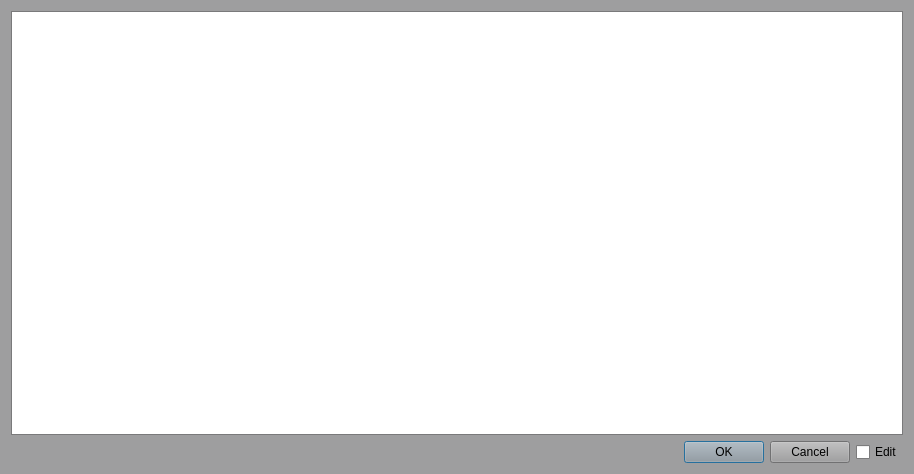
<?xml version="1.0" encoding="UTF-8"?>
<ui version="4.0">
 <class>ContentDialog</class>
 <widget class="QDialog" name="ContentDialog">
  <property name="geometry">
   <rect>
    <x>0</x>
    <y>0</y>
    <width>914</width>
    <height>474</height>
   </rect>
  </property>
  <property name="palette">
   <palette>
    <active>
     <colorrole role="WindowText">
      <brush brushstyle="SolidPattern">
       <color alpha="255">
        <red>0</red>
        <green>0</green>
        <blue>0</blue>
       </color>
      </brush>
     </colorrole>
     <colorrole role="Button">
      <brush brushstyle="SolidPattern">
       <color alpha="255">
        <red>158</red>
        <green>158</green>
        <blue>159</blue>
       </color>
      </brush>
     </colorrole>
     <colorrole role="Light">
      <brush brushstyle="SolidPattern">
       <color alpha="255">
        <red>237</red>
        <green>237</green>
        <blue>239</blue>
       </color>
      </brush>
     </colorrole>
     <colorrole role="Midlight">
      <brush brushstyle="SolidPattern">
       <color alpha="255">
        <red>197</red>
        <green>197</green>
        <blue>199</blue>
       </color>
      </brush>
     </colorrole>
     <colorrole role="Dark">
      <brush brushstyle="SolidPattern">
       <color alpha="255">
        <red>79</red>
        <green>79</green>
        <blue>79</blue>
       </color>
      </brush>
     </colorrole>
     <colorrole role="Mid">
      <brush brushstyle="SolidPattern">
       <color alpha="255">
        <red>105</red>
        <green>105</green>
        <blue>106</blue>
       </color>
      </brush>
     </colorrole>
     <colorrole role="Text">
      <brush brushstyle="SolidPattern">
       <color alpha="255">
        <red>0</red>
        <green>0</green>
        <blue>0</blue>
       </color>
      </brush>
     </colorrole>
     <colorrole role="BrightText">
      <brush brushstyle="SolidPattern">
       <color alpha="255">
        <red>255</red>
        <green>255</green>
        <blue>255</blue>
       </color>
      </brush>
     </colorrole>
     <colorrole role="ButtonText">
      <brush brushstyle="SolidPattern">
       <color alpha="255">
        <red>0</red>
        <green>0</green>
        <blue>0</blue>
       </color>
      </brush>
     </colorrole>
     <colorrole role="Base">
      <brush brushstyle="SolidPattern">
       <color alpha="255">
        <red>255</red>
        <green>255</green>
        <blue>255</blue>
       </color>
      </brush>
     </colorrole>
     <colorrole role="Window">
      <brush brushstyle="SolidPattern">
       <color alpha="255">
        <red>158</red>
        <green>158</green>
        <blue>159</blue>
       </color>
      </brush>
     </colorrole>
     <colorrole role="Shadow">
      <brush brushstyle="SolidPattern">
       <color alpha="255">
        <red>0</red>
        <green>0</green>
        <blue>0</blue>
       </color>
      </brush>
     </colorrole>
     <colorrole role="AlternateBase">
      <brush brushstyle="SolidPattern">
       <color alpha="255">
        <red>206</red>
        <green>206</green>
        <blue>207</blue>
       </color>
      </brush>
     </colorrole>
     <colorrole role="ToolTipBase">
      <brush brushstyle="SolidPattern">
       <color alpha="255">
        <red>255</red>
        <green>255</green>
        <blue>220</blue>
       </color>
      </brush>
     </colorrole>
     <colorrole role="ToolTipText">
      <brush brushstyle="SolidPattern">
       <color alpha="255">
        <red>0</red>
        <green>0</green>
        <blue>0</blue>
       </color>
      </brush>
     </colorrole>
    </active>
    <inactive>
     <colorrole role="WindowText">
      <brush brushstyle="SolidPattern">
       <color alpha="255">
        <red>0</red>
        <green>0</green>
        <blue>0</blue>
       </color>
      </brush>
     </colorrole>
     <colorrole role="Button">
      <brush brushstyle="SolidPattern">
       <color alpha="255">
        <red>158</red>
        <green>158</green>
        <blue>159</blue>
       </color>
      </brush>
     </colorrole>
     <colorrole role="Light">
      <brush brushstyle="SolidPattern">
       <color alpha="255">
        <red>237</red>
        <green>237</green>
        <blue>239</blue>
       </color>
      </brush>
     </colorrole>
     <colorrole role="Midlight">
      <brush brushstyle="SolidPattern">
       <color alpha="255">
        <red>197</red>
        <green>197</green>
        <blue>199</blue>
       </color>
      </brush>
     </colorrole>
     <colorrole role="Dark">
      <brush brushstyle="SolidPattern">
       <color alpha="255">
        <red>79</red>
        <green>79</green>
        <blue>79</blue>
       </color>
      </brush>
     </colorrole>
     <colorrole role="Mid">
      <brush brushstyle="SolidPattern">
       <color alpha="255">
        <red>105</red>
        <green>105</green>
        <blue>106</blue>
       </color>
      </brush>
     </colorrole>
     <colorrole role="Text">
      <brush brushstyle="SolidPattern">
       <color alpha="255">
        <red>0</red>
        <green>0</green>
        <blue>0</blue>
       </color>
      </brush>
     </colorrole>
     <colorrole role="BrightText">
      <brush brushstyle="SolidPattern">
       <color alpha="255">
        <red>255</red>
        <green>255</green>
        <blue>255</blue>
       </color>
      </brush>
     </colorrole>
     <colorrole role="ButtonText">
      <brush brushstyle="SolidPattern">
       <color alpha="255">
        <red>0</red>
        <green>0</green>
        <blue>0</blue>
       </color>
      </brush>
     </colorrole>
     <colorrole role="Base">
      <brush brushstyle="SolidPattern">
       <color alpha="255">
        <red>255</red>
        <green>255</green>
        <blue>255</blue>
       </color>
      </brush>
     </colorrole>
     <colorrole role="Window">
      <brush brushstyle="SolidPattern">
       <color alpha="255">
        <red>158</red>
        <green>158</green>
        <blue>159</blue>
       </color>
      </brush>
     </colorrole>
     <colorrole role="Shadow">
      <brush brushstyle="SolidPattern">
       <color alpha="255">
        <red>0</red>
        <green>0</green>
        <blue>0</blue>
       </color>
      </brush>
     </colorrole>
     <colorrole role="AlternateBase">
      <brush brushstyle="SolidPattern">
       <color alpha="255">
        <red>206</red>
        <green>206</green>
        <blue>207</blue>
       </color>
      </brush>
     </colorrole>
     <colorrole role="ToolTipBase">
      <brush brushstyle="SolidPattern">
       <color alpha="255">
        <red>255</red>
        <green>255</green>
        <blue>220</blue>
       </color>
      </brush>
     </colorrole>
     <colorrole role="ToolTipText">
      <brush brushstyle="SolidPattern">
       <color alpha="255">
        <red>0</red>
        <green>0</green>
        <blue>0</blue>
       </color>
      </brush>
     </colorrole>
    </inactive>
    <disabled>
     <colorrole role="WindowText">
      <brush brushstyle="SolidPattern">
       <color alpha="255">
        <red>79</red>
        <green>79</green>
        <blue>79</blue>
       </color>
      </brush>
     </colorrole>
     <colorrole role="Button">
      <brush brushstyle="SolidPattern">
       <color alpha="255">
        <red>158</red>
        <green>158</green>
        <blue>159</blue>
       </color>
      </brush>
     </colorrole>
     <colorrole role="Light">
      <brush brushstyle="SolidPattern">
       <color alpha="255">
        <red>237</red>
        <green>237</green>
        <blue>239</blue>
       </color>
      </brush>
     </colorrole>
     <colorrole role="Midlight">
      <brush brushstyle="SolidPattern">
       <color alpha="255">
        <red>197</red>
        <green>197</green>
        <blue>199</blue>
       </color>
      </brush>
     </colorrole>
     <colorrole role="Dark">
      <brush brushstyle="SolidPattern">
       <color alpha="255">
        <red>79</red>
        <green>79</green>
        <blue>79</blue>
       </color>
      </brush>
     </colorrole>
     <colorrole role="Mid">
      <brush brushstyle="SolidPattern">
       <color alpha="255">
        <red>105</red>
        <green>105</green>
        <blue>106</blue>
       </color>
      </brush>
     </colorrole>
     <colorrole role="Text">
      <brush brushstyle="SolidPattern">
       <color alpha="255">
        <red>79</red>
        <green>79</green>
        <blue>79</blue>
       </color>
      </brush>
     </colorrole>
     <colorrole role="BrightText">
      <brush brushstyle="SolidPattern">
       <color alpha="255">
        <red>255</red>
        <green>255</green>
        <blue>255</blue>
       </color>
      </brush>
     </colorrole>
     <colorrole role="ButtonText">
      <brush brushstyle="SolidPattern">
       <color alpha="255">
        <red>79</red>
        <green>79</green>
        <blue>79</blue>
       </color>
      </brush>
     </colorrole>
     <colorrole role="Base">
      <brush brushstyle="SolidPattern">
       <color alpha="255">
        <red>158</red>
        <green>158</green>
        <blue>159</blue>
       </color>
      </brush>
     </colorrole>
     <colorrole role="Window">
      <brush brushstyle="SolidPattern">
       <color alpha="255">
        <red>158</red>
        <green>158</green>
        <blue>159</blue>
       </color>
      </brush>
     </colorrole>
     <colorrole role="Shadow">
      <brush brushstyle="SolidPattern">
       <color alpha="255">
        <red>0</red>
        <green>0</green>
        <blue>0</blue>
       </color>
      </brush>
     </colorrole>
     <colorrole role="AlternateBase">
      <brush brushstyle="SolidPattern">
       <color alpha="255">
        <red>158</red>
        <green>158</green>
        <blue>159</blue>
       </color>
      </brush>
     </colorrole>
     <colorrole role="ToolTipBase">
      <brush brushstyle="SolidPattern">
       <color alpha="255">
        <red>255</red>
        <green>255</green>
        <blue>220</blue>
       </color>
      </brush>
     </colorrole>
     <colorrole role="ToolTipText">
      <brush brushstyle="SolidPattern">
       <color alpha="255">
        <red>0</red>
        <green>0</green>
        <blue>0</blue>
       </color>
      </brush>
     </colorrole>
    </disabled>
   </palette>
  </property>
  <property name="windowTitle">
   <string>Dialog</string>
  </property>
  <layout class="QVBoxLayout" name="verticalLayout_2">
   <item>
    <widget class="QTextBrowser" name="textBrowser"/>
   </item>
   <item>
    <layout class="QVBoxLayout" name="verticalLayout">
     <item>
      <layout class="QHBoxLayout" name="horizontalLayout">
       <item>
        <spacer name="horizontalSpacer">
         <property name="orientation">
          <enum>Qt::Horizontal</enum>
         </property>
         <property name="sizeHint" stdset="0">
          <size>
           <width>40</width>
           <height>20</height>
          </size>
         </property>
        </spacer>
       </item>
       <item>
        <widget class="QPushButton" name="pushButton">
         <property name="text">
          <string>OK</string>
         </property>
        </widget>
       </item>
       <item>
        <widget class="QPushButton" name="pushButton_2">
         <property name="text">
          <string>Cancel</string>
         </property>
        </widget>
       </item>
       <item>
        <widget class="QCheckBox" name="checkBox">
         <property name="text">
          <string>Edit</string>
         </property>
        </widget>
       </item>
      </layout>
     </item>
    </layout>
   </item>
  </layout>
 </widget>
 <resources/>
 <connections/>
</ui>
